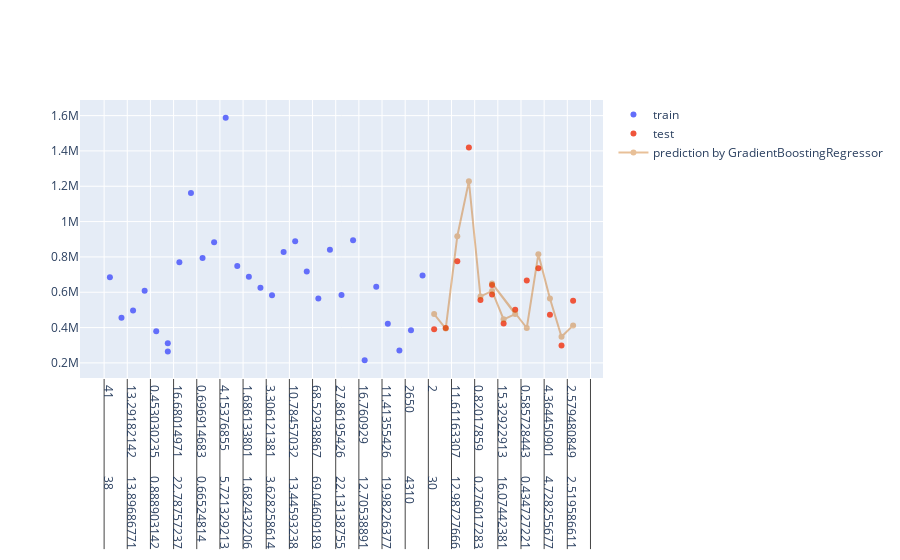

The notebook cell this image was saved under:
### Code cell
import numpy as np
import plotly.express as px
import plotly.graph_objects as go
from sklearn.linear_model import LinearRegression
from sklearn.model_selection import train_test_split
from sklearn.ensemble import GradientBoostingRegressor
X = data2.iloc[:,0:-1]

y =data2.iloc[:,-1]
X_train,X_test,y_train,y_test=train_test_split(X,y,random_state=1)
model = GradientBoostingRegressor()                   
model.fit(X_train, y_train)
x_range = np.linspace(0, 6200, 100)
y_range = model.predict(X_test)
print(y_range)
x1 = X_test.squeeze().copy()
fig = go.Figure([
    go.Scatter(x=X_train.squeeze(), y=y_train, name='train', mode='markers'),
    go.Scatter(x=X_test.squeeze(), y=y_test, name='test', mode='markers'),
    go.Scatter(x=x1, y=y_range, name='prediction by GradientBoostingRegressor',marker_color='rgba(200, 100, 1, 100.8)',opacity=0.4)
])
fig.show()

### Figure 1 — Plotly figure (JSON) as saved in the notebook; plotly's stock layout.template omitted (floating-point values rounded to 4 significant figures; data arrays with more than 128 entries replaced by an {"elided": "..."} marker saying what was removed)
{"data": [{"mode": "markers", "name": "train", "type": "scatter", "x": {"elided": "39x29 float values"}, "y": [685300, 455800, 496700, 608300, 378800, 310900, 770100, 1161400, 264300, 794400, 882900, 1588400, 748200, 688100, 624900, 583600, 828000, 888000, 717000, 565000, 840200, 583900, 894400, 214400, 631200, 421700, 270000, 385300, 694400, 1137100, 312100, 262400, 356100, 1226000, 372000, 409900, 858500, 471900, 578600]}, {"mode": "markers", "name": "test", "type": "scatter", "x": {"elided": "14x29 float values"}, "y": [390400, 397600, 775300, 1419000, 555700, 640300, 423700, 500800, 586500, 666600, 735200, 473100, 298300, 551200]}, {"marker": {"color": "rgba(200, 100, 1, 100.8)"}, "name": "prediction by GradientBoostingRegressor", "opacity": 0.4, "type": "scatter", "x": {"elided": "14x29 float values"}, "y": [476300.0, 394600.0, 917100.0, 1229000.0, 575500.0, 607300.0, 446600.0, 476300.0, 650000.0, 397600.0, 815700.0, 564700.0, 347600.0, 412300.0]}], "layout": {}}
